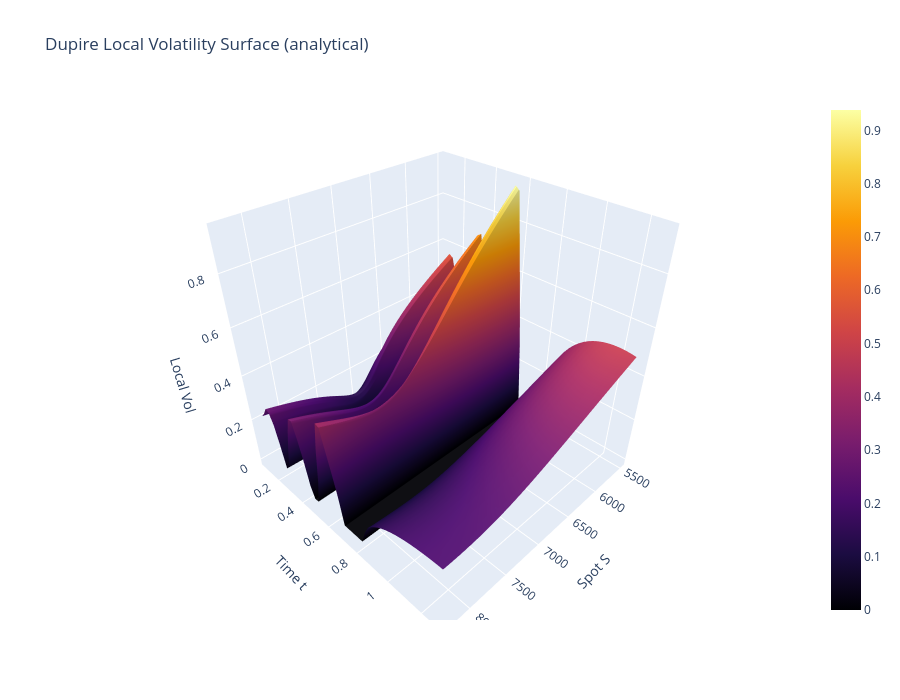

Notebook source saved alongside this figure:
### Code cell
# analytical Dupire local vol — no grid, no finite differences
S_plot = np.linspace(S0 * 0.8, S0 * 1.2, 100)
T_lv = np.linspace(maturities[0] + 0.01, maturities[-1] - 0.01, 50)
S_mesh, T_lv_mesh = np.meshgrid(S_plot, T_lv)

LV_mesh = np.zeros_like(S_mesh)
for i in range(S_mesh.shape[0]):
    for j in range(S_mesh.shape[1]):
        LV_mesh[i, j] = surface.local_volatility(S_mesh[i, j], T_lv_mesh[i, j])

fig = go.Figure(data=[go.Surface(x=S_mesh, y=T_lv_mesh, z=LV_mesh, colorscale='Inferno')])
fig.update_layout(
    title='Dupire Local Volatility Surface (analytical)',
    scene=dict(xaxis_title='Spot S', yaxis_title='Time t', zaxis_title='Local Vol'),
    width=900, height=700
)
fig.show()

### Figure 1 — Plotly figure (JSON) as saved in the notebook; plotly's stock layout.template omitted (floating-point values rounded to 4 significant figures; data arrays with more than 128 entries replaced by an {"elided": "..."} marker saying what was removed)
{"data": [{"colorscale": [[0, "#000004"], [0.1111, "#1b0c41"], [0.2222, "#4a0c6b"], [0.3333, "#781c6d"], [0.4444, "#a52c60"], [0.5556, "#cf4446"], [0.6667, "#ed6925"], [0.7778, "#fb9b06"], [0.8889, "#f7d13d"], [1, "#fcffa4"]], "type": "surface", "x": {"elided": "50x100 float values"}, "y": {"elided": "50x100 float values"}, "z": {"elided": "50x100 float values"}}], "layout": {"height": 700, "scene": {"xaxis": {"title": {"text": "Spot S"}}, "yaxis": {"title": {"text": "Time t"}}, "zaxis": {"title": {"text": "Local Vol"}}}, "title": {"text": "Dupire Local Volatility Surface (analytical)"}, "width": 900}}
